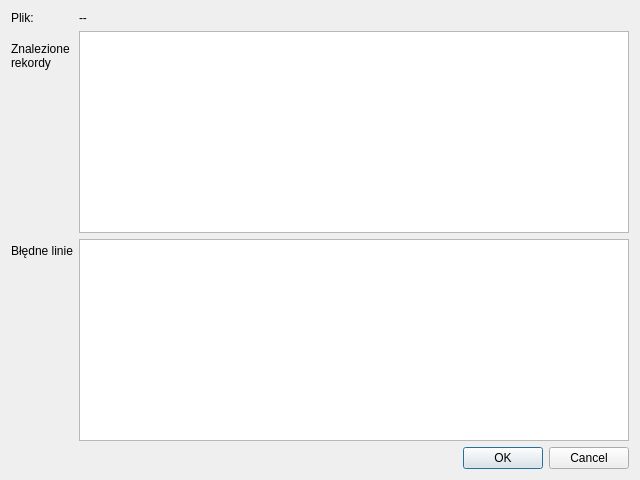
<?xml version="1.0" encoding="UTF-8"?>
<ui version="4.0">
 <class>WybranyPlikNorma</class>
 <widget class="QDialog" name="WybranyPlikNorma">
  <property name="geometry">
   <rect>
    <x>0</x>
    <y>0</y>
    <width>640</width>
    <height>480</height>
   </rect>
  </property>
  <property name="windowTitle">
   <string>Dane z pliku</string>
  </property>
  <property name="windowIcon">
   <iconset resource="ikony.qrc">
    <normaloff>:/new/prefix1/cnbop.ico</normaloff>:/new/prefix1/cnbop.ico</iconset>
  </property>
  <layout class="QFormLayout" name="formLayout">
   <item row="0" column="0">
    <widget class="QLabel" name="efilename">
     <property name="text">
      <string>Plik:</string>
     </property>
    </widget>
   </item>
   <item row="0" column="1">
    <widget class="QLabel" name="lfilename">
     <property name="text">
      <string>--</string>
     </property>
    </widget>
   </item>
   <item row="2" column="0">
    <widget class="QLabel" name="label">
     <property name="text">
      <string>Błędne linie</string>
     </property>
    </widget>
   </item>
   <item row="2" column="1">
    <widget class="QPlainTextEdit" name="leError"/>
   </item>
   <item row="3" column="0" colspan="2">
    <widget class="QDialogButtonBox" name="buttonBox">
     <property name="orientation">
      <enum>Qt::Horizontal</enum>
     </property>
     <property name="standardButtons">
      <set>QDialogButtonBox::Cancel|QDialogButtonBox::Ok</set>
     </property>
    </widget>
   </item>
   <item row="1" column="0">
    <widget class="QLabel" name="lfindRecords">
     <property name="text">
      <string>Znalezione
rekordy</string>
     </property>
    </widget>
   </item>
   <item row="1" column="1">
    <widget class="QTableWidget" name="tbWybrane"/>
   </item>
  </layout>
 </widget>
 <tabstops>
  <tabstop>tbWybrane</tabstop>
  <tabstop>leError</tabstop>
 </tabstops>
 <resources>
  <include location="ikony.qrc"/>
 </resources>
 <connections>
  <connection>
   <sender>buttonBox</sender>
   <signal>accepted()</signal>
   <receiver>WybranyPlikNorma</receiver>
   <slot>accept()</slot>
   <hints>
    <hint type="sourcelabel">
     <x>248</x>
     <y>254</y>
    </hint>
    <hint type="destinationlabel">
     <x>157</x>
     <y>274</y>
    </hint>
   </hints>
  </connection>
  <connection>
   <sender>buttonBox</sender>
   <signal>rejected()</signal>
   <receiver>WybranyPlikNorma</receiver>
   <slot>reject()</slot>
   <hints>
    <hint type="sourcelabel">
     <x>316</x>
     <y>260</y>
    </hint>
    <hint type="destinationlabel">
     <x>286</x>
     <y>274</y>
    </hint>
   </hints>
  </connection>
 </connections>
</ui>
